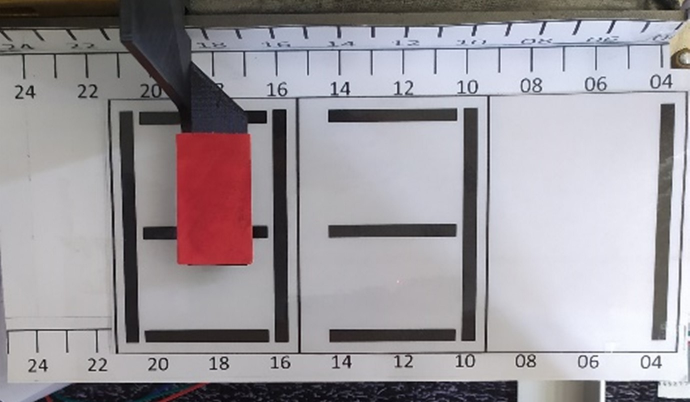
#> input picture task1_opencv_control/modules/test_frames/1.jpg, 1379 x 804 px (shown at 1/2 size)
$ python -i opencv_controller.py   (imports and definitions only)
#> lines starting #> are read from the running program, lines starting #| are printed output that depends on the picture; after the words box and inside, x2 and y2 are one past the last pixel; in counts of white or black regions, pixels touching at a corner belong together
#> further down, picture is the input picture: shape (804, 1379, 3); mean B, G, R 156.5, 151.4, 156.4
import logging
import threading
import cv2
import cv2 as cv
import numpy as np

USE_FAKE_PI_CAMERA = True # Chage to FALSE if testing in the Raspberry Pi

if USE_FAKE_PI_CAMERA:
    from .camera import Camera  # For running app
else:
    from .pi_camera import Camera  # For running Raspberry Pi

log = logging.getLogger(
    __name__)  # Creates a logger instance, we use it to log things out


class OpenCVController(object):

    # [23 lines left out: functions __init__, process_frame, not called in this run]
    def get_current_shape(self):
        return self.current_shape


# [49 lines left out: functions createBox, drawBox, not called in this run]
def ImageShow(inputImage,imageName):
    cv2.imshow(imageName, inputImage)
    cv2.waitKey(0)
# [47 lines left out: function digitdetection, not called in this run]
def redMarkPositionDetection(point,mask,original):
    x=point[0]
    y=point[1]
    w=point[2]
    h=point[3]
    crop_img = mask[y:y+h, x:x+w]
    crop_img1 = original[y:y+h, x:x+w]
    n_white_pix = np.sum( crop_img == 255)
    if(n_white_pix>1000):
        return True
    return False
def redMarkdetection(image):
    inputImage = image
    ROI=image
    grayscaleImage = cv2.cvtColor(inputImage, cv2.COLOR_BGR2GRAY)
    # Convert the BGR image to HSV:
    hsvImage = cv2.cvtColor(inputImage, cv2.COLOR_BGR2HSV)
#> hsvImage: shape (804, 1379, 3); mean H, S, V 107.4, 25, 162.5
    # Create the HSV range for the blue ink:
    # [128, 255, 255], [90, 50, 70]
    lowerValues = np.array([170,50,50])
    upperValues = np.array([180,255,255])
    point1=[215,75,337,626]
    point2=[555,85,337,626]
    point3=[897,63,337,626]
    # Get binary mask of the blue ink:
    redpenMask = cv2.inRange(hsvImage, lowerValues, upperValues)
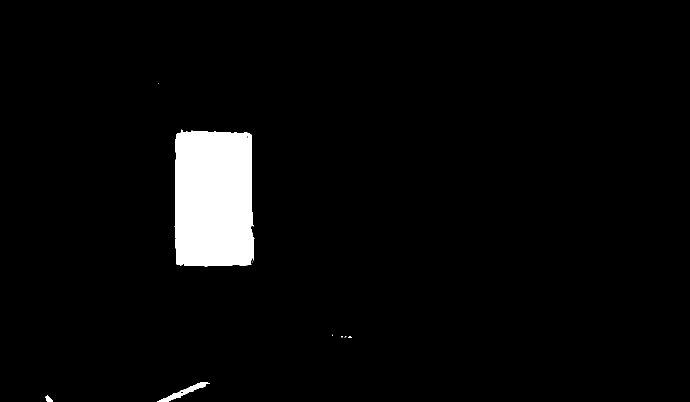
#> redpenMask: shape (804, 1379) (shown at 1/2 size); 3.8% white; 11 white regions (8 under 20 px), largest, box (x1, y1, x2, y2) and area: (349, 259, 509, 533) 41002, (314, 765, 420, 804) 905, (91, 791, 105, 804) 116
    # Use a little bit of morphology to clean the mask:
    # Set kernel (structuring element) size:
    kernelSize = 3
    # Set morph operation iterations:
    opIterations = 1
    # Get the structuring element:
    morphKernel = cv2.getStructuringElement(cv2.MORPH_RECT, (kernelSize, kernelSize))
    # Perform closing:
    redpenMask = cv2.morphologyEx(redpenMask, cv2.MORPH_CLOSE, morphKernel, None, None, opIterations, cv2.BORDER_REFLECT101)
#> redpenMask: shape (804, 1379); 3.8% white; 9 white regions (6 under 20 px), largest, box (x1, y1, x2, y2) and area: (349, 259, 509, 533) 41070, (314, 765, 420, 804) 926, (91, 791, 105, 804) 119
    # Add the white mask to the grayscale image:
    colorMask = cv2.add(grayscaleImage, redpenMask)
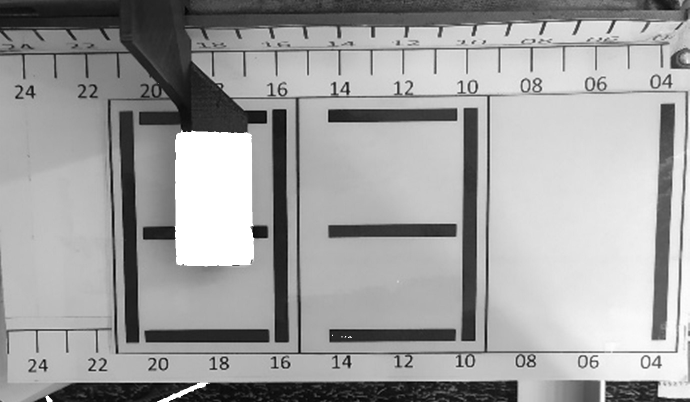
#> colorMask: shape (804, 1379) (shown at 1/2 size); min 0, max 255, mean 160.1
    _, binaryImage = cv2.threshold(colorMask, 0, 255, cv2.THRESH_BINARY + cv2.THRESH_OTSU)
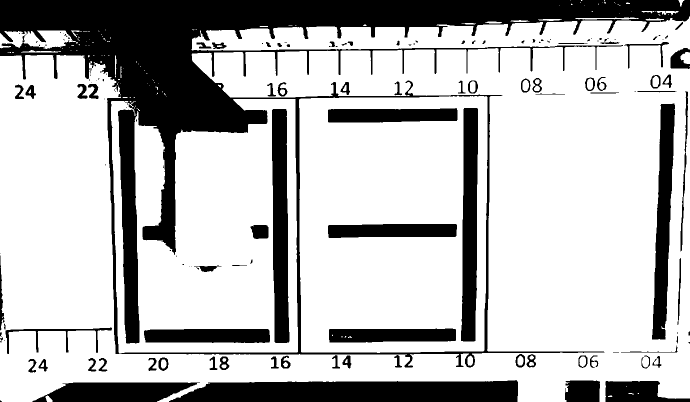
#> binaryImage: shape (804, 1379) (shown at 1/2 size); 73.8% white; 149 black regions (65 under 20 px), largest, box (x1, y1, x2, y2) and area: (0, 0, 1379, 735) 164075, (338, 760, 1036, 804) 26598, (544, 218, 579, 686) 13674
    thresh, im_bw = cv2.threshold(binaryImage, 210, 230, cv2.THRESH_BINARY)
    kernel = np.ones((1, 1), np.uint8)
    imgfinal = cv2.dilate(im_bw, kernel=kernel, iterations=1)
    result1=redMarkPositionDetection(point1,redpenMask,inputImage)
#> in redMarkPositionDetection, `crop_img = mask[y:y+h, x:x+w]`: crop_img: shape (626, 337); 19.5% white; 3 white regions (2 under 20 px), largest, box (x1, y1, x2, y2) and area: (134, 184, 294, 458) 41070
#> in redMarkPositionDetection, `crop_img1 = original[y:y+h, x:x+w]`:
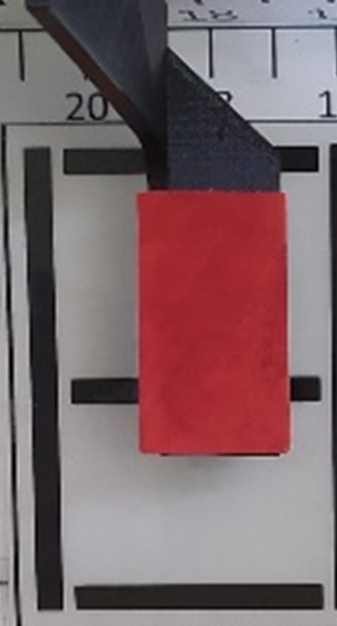
#> crop_img1: shape (626, 337, 3); mean B, G, R 106.8, 102.6, 126.5
#> in redMarkPositionDetection, `n_white_pix = np.sum( crop_img == 255)`: n_white_pix = 41074
#> result1 = True
    result2=redMarkPositionDetection(point2,redpenMask,inputImage)
#> in redMarkPositionDetection (call 2), `crop_img = mask[y:y+h, x:x+w]`:
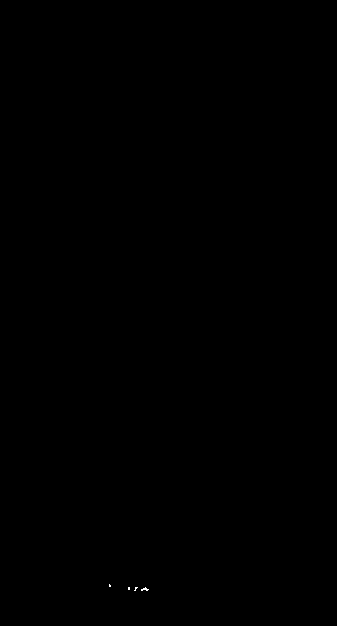
#> crop_img: shape (626, 337); 0.02% white in thin lines or dots, all inside (x1, y1, x2, y2) = (109, 584, 149, 591)
#> in redMarkPositionDetection (call 2), `crop_img1 = original[y:y+h, x:x+w]`:
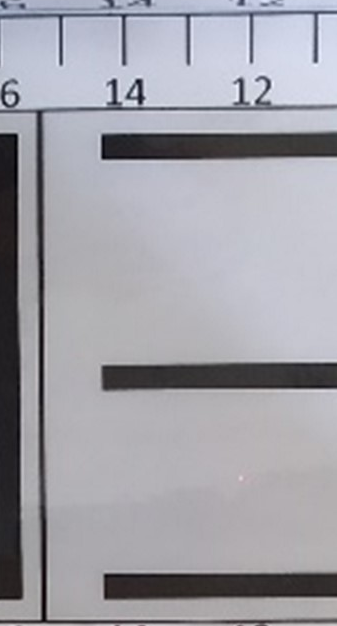
#> crop_img1: shape (626, 337, 3); mean B, G, R 167.8, 160.4, 161
#> in redMarkPositionDetection (call 2), `n_white_pix = np.sum( crop_img == 255)`: n_white_pix = 36
#> result2 = False
    result3=redMarkPositionDetection(point3,redpenMask,inputImage)
#> in redMarkPositionDetection (call 3), `crop_img = mask[y:y+h, x:x+w]`: crop_img: shape (626, 337); every value is 0
#> in redMarkPositionDetection (call 3), `crop_img1 = original[y:y+h, x:x+w]`:
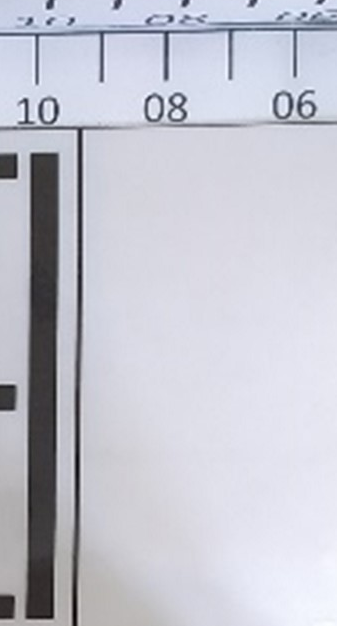
#> crop_img1: shape (626, 337, 3); mean B, G, R 208.3, 197.7, 196.8
#> in redMarkPositionDetection (call 3), `n_white_pix = np.sum( crop_img == 255)`: n_white_pix = 0
#> result3 = False
    result=[result1,result2,result3]
#> result = [True, False, False]

    contours, hierarchy = cv2.findContours(redpenMask, cv2.RETR_TREE, cv2.CHAIN_APPROX_SIMPLE)
#> contours = 9 contours, 6 with area under 20; largest, box (x1, y1, x2, y2) and area: (349, 259, 509, 533) 40648, (314, 765, 420, 804) 816, (91, 791, 105, 804) 100
    boxes = []

    for ctr in contours:
        x, y, w, h = cv2.boundingRect(ctr)
        if w > 50 and h>200:
            boxes.append([x, y, w, h])
#> this loop made 9 passes
#> (x, y, w, h) on passes 1, 2, 3, 4, 8, 9: (91, 791, 14, 13), (314, 765, 106, 39), (696, 672, 8, 4), (689, 672, 4, 4), (349, 259, 160, 274), (316, 166, 1, 1)
#> (ctr, x, y, w, h) on passes 5 to 7: ([[683, 672], [683, 674], [684, 674], [684, 672]], 683, 672, 2, 3), ([[664, 669], [664, 671], [665, 671], [665, 670]], 664, 669, 2, 3), ([[505, 522], [505, 524]], 505, 522, 1, 3)
#> after the loop, boxes = [[349, 259, 160, 274]]


    for box in boxes:
        top_left     = (box[0], box[1])
        bottom_right = (box[0] + box[2], box[1] + box[3])
        cv2.rectangle(ROI, top_left, bottom_right, (0,0,255), 10)
        x= bottom_right[0]-130
        y=bottom_right[1]+30
        pos=[x,y]
        text='Red Mark'
        font=cv2.FONT_HERSHEY_DUPLEX
        font_scale=1.5
        font_thickness=2
        text_color_bg=(0, 0, 255)
        text_color=(255,255,255)
        text_size, _ = cv2.getTextSize(text, font, font_scale, font_thickness)
        text_w, text_h = text_size
        cv2.rectangle(ROI, pos, (x + text_w, y + text_h), text_color_bg, -1)
        cv2.putText(ROI, text, (x, (y + text_h )), font, font_scale, text_color, font_thickness)
#> this loop made 1 pass
#> (box, bottom_right, x, y, text, font, font_scale, font_thickness) on pass 1: ([349, 259, 160, 274], (509, 533), 379, 563, 'Red Mark', 2, 1.5, 2)

    return ROI,result

>>> import cv2
>>> picture = cv2.imread('test_frames/1.jpg')
>>> result = redMarkdetection(picture)

$ run again, on task1_opencv_control/modules/test_frames/2.jpg
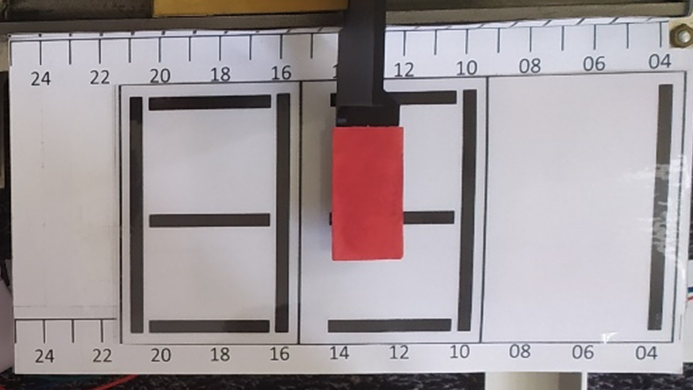
#> input picture task1_opencv_control/modules/test_frames/2.jpg, 1386 x 779 px (shown at 1/2 size)
#> picture is the input picture: shape (779, 1386, 3); mean B, G, R 155.2, 152.2, 161.1
#> hsvImage: shape (779, 1386, 3); mean H, S, V 94, 27.7, 164.6
#> in redMarkdetection, `redpenMask = cv2.inRange(hsvImage, lowerValues, upperValues)`:
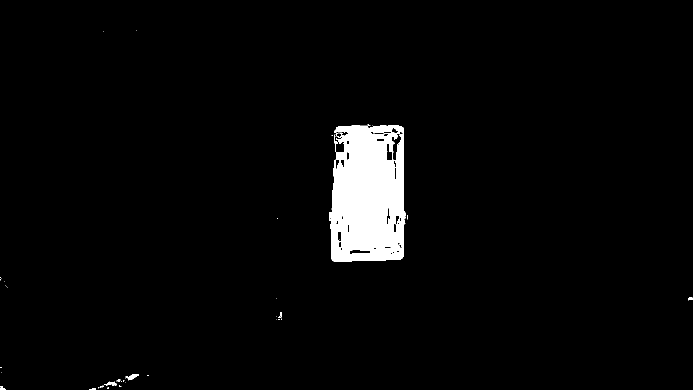
#> redpenMask: shape (779, 1386) (shown at 1/2 size); 3.4% white; 47 white regions (38 under 20 px), largest, box (x1, y1, x2, y2) and area: (658, 250, 811, 523) 35785, (251, 748, 278, 761) 157, (208, 763, 234, 772) 106
#> binaryImage: shape (779, 1386); 73.4% white; 149 black regions (48 under 20 px), largest, box (x1, y1, x2, y2) and area: (0, 0, 1386, 779) 183777, (549, 185, 584, 666) 13432, (915, 179, 954, 662) 13148
#> crop_img: shape (626, 337); every value is 0
#> n_white_pix = 0
#> result1 = False
#> crop_img: shape (626, 337); 17.4% white; 4 white regions (2 under 20 px)
#> result2 = True
#> in redMarkPositionDetection (call 3), `crop_img1 = original[y:y+h, x:x+w]`:
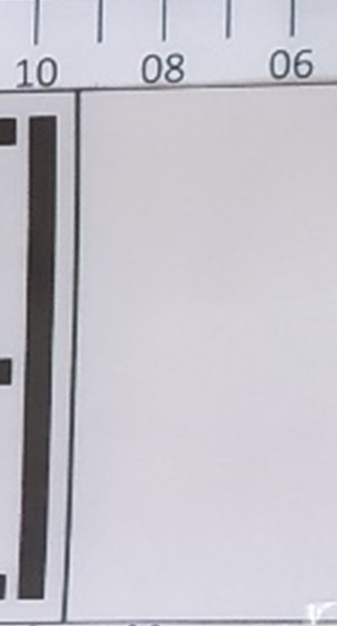
#> crop_img1: shape (626, 337, 3); mean B, G, R 201.7, 193.6, 195.7
#> n_white_pix = 0
#> result3 = False
#> result = [False, True, False]
#> contours = 48 contours, 21 with area under 20; largest, box (x1, y1, x2, y2) and area: (658, 249, 811, 523) 38015, (783, 267, 803, 321) 502, (671, 285, 689, 305) 296, (773, 287, 785, 321) 264, (699, 499, 741, 509) 244
#> the loop in redMarkdetection, `for ctr in contours:` made 48 passes
#> (x, y, w, h) on passes 1 to 8: (178, 776, 14, 3), (214, 775, 4, 4), (0, 772, 11, 7), (238, 771, 5, 3), (196, 771, 11, 6), (250, 764, 1, 1), (208, 763, 26, 9), (232, 758, 18, 6)
#> after the loop in redMarkdetection, `for ctr in contours:`: boxes = [[658, 249, 153, 274]]
#> the loop in redMarkdetection, `for box in boxes:` made 1 pass
#> (box, bottom_right, x, y, text, font, font_scale, font_thickness) on pass 1: ([658, 249, 153, 274], (811, 523), 681, 553, 'Red Mark', 2, 1.5, 2)

$ run again, on task1_opencv_control/modules/test_frames/3.jpg
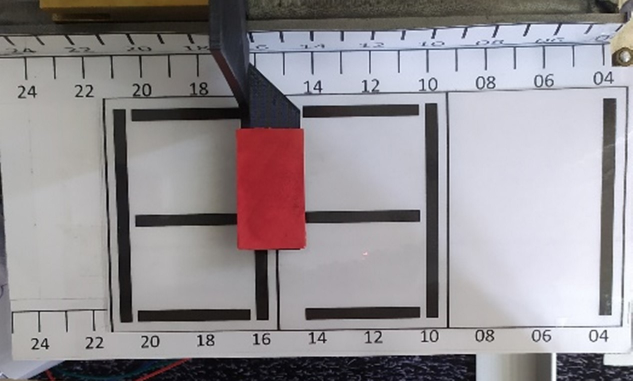
#> input picture task1_opencv_control/modules/test_frames/3.jpg, 1265 x 761 px (shown at 1/2 size)
#> picture is the input picture: shape (761, 1265, 3); mean B, G, R 148.2, 144.3, 149.1
#> hsvImage: shape (761, 1265, 3); mean H, S, V 91.6, 28.5, 154.9
#> in redMarkdetection, `redpenMask = cv2.inRange(hsvImage, lowerValues, upperValues)`:
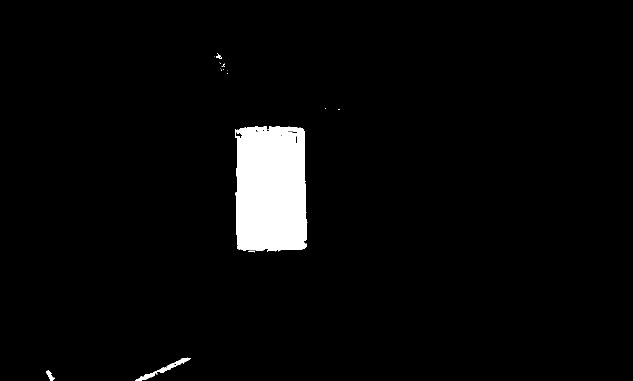
#> redpenMask: shape (761, 1265) (shown at 1/2 size); 3.6% white; 21 white regions (17 under 20 px), largest, box (x1, y1, x2, y2) and area: (470, 253, 615, 504) 33518, (270, 715, 382, 761) 771, (92, 741, 110, 761) 155, (432, 108, 444, 118) 55
#> binaryImage: shape (761, 1265); 70.3% white; 131 black regions (62 under 20 px), largest, box (x1, y1, x2, y2) and area: (0, 0, 1265, 687) 165072, (292, 708, 953, 761) 29781, (224, 217, 267, 646) 11222
#> crop_img: shape (626, 337); 9.2% white; 12 white regions (10 under 20 px), largest, box (x1, y1, x2, y2) and area: (255, 178, 337, 431) 19370, (217, 33, 229, 43) 60
#> n_white_pix = 19466
#> result1 = True
#> crop_img: shape (626, 337); 6.5% white; 3 white regions (2 under 20 px)
#> crop_img: shape (626, 337); every value is 0
#> in redMarkPositionDetection (call 3), `crop_img1 = original[y:y+h, x:x+w]`:
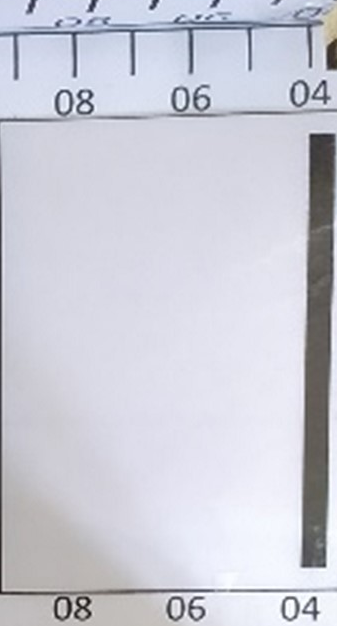
#> crop_img1: shape (626, 337, 3); mean B, G, R 214.9, 204.2, 203.3
#> n_white_pix = 0
#> result3 = False
#> result = [True, True, False]
#> contours = 18 contours, 13 with area under 20; largest, box (x1, y1, x2, y2) and area: (470, 253, 615, 506) 33477, (270, 715, 382, 761) 692, (92, 741, 110, 761) 136, (470, 265, 484, 274) 78, (432, 108, 444, 118) 43
#> the loop in redMarkdetection, `for ctr in contours:` made 18 passes
#> (x, y, w, h) on passes 1, 2, 3, 4, 5, 9, 12, 13: (92, 741, 18, 20), (270, 715, 112, 46), (470, 253, 145, 253), (470, 265, 14, 9), (533, 258, 6, 5), (455, 141, 1, 1), (441, 137, 1, 1), (443, 127, 6, 7)
#> after the loop in redMarkdetection, `for ctr in contours:`: boxes = [[470, 253, 145, 253]]
#> the loop in redMarkdetection, `for box in boxes:` made 1 pass
#> (box, bottom_right, x, y, text, font, font_scale, font_thickness) on pass 1: ([470, 253, 145, 253], (615, 506), 485, 536, 'Red Mark', 2, 1.5, 2)

$ run again, on task1_opencv_control/modules/test_frames/4.jpg
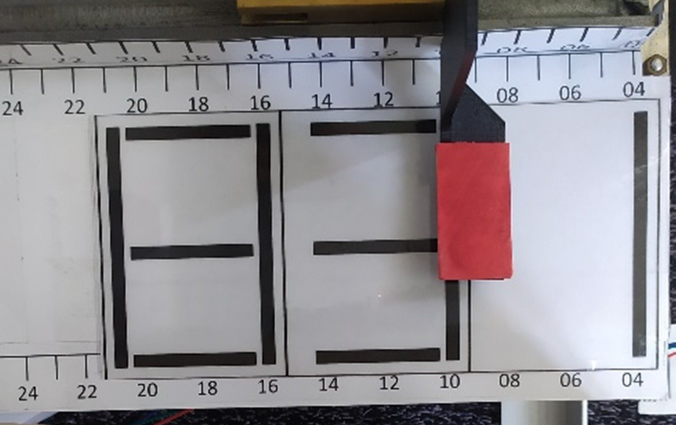
#> input picture task1_opencv_control/modules/test_frames/4.jpg, 1351 x 850 px (shown at 1/2 size)
#> picture is the input picture: shape (850, 1351, 3); mean B, G, R 146, 141.3, 144.8
#> hsvImage: shape (850, 1351, 3); mean H, S, V 96.4, 25.4, 151.5
#> binaryImage: shape (850, 1351); 72.6% white; 127 black regions (37 under 20 px), largest, box (x1, y1, x2, y2) and area: (0, 0, 1330, 782) 179635, (328, 803, 1003, 850) 25324, (510, 245, 553, 731) 14170
#> crop_img: shape (626, 337); every value is 0
#> n_white_pix = 0
#> result1 = False
#> crop_img: shape (626, 337); 2.6% white; 3 white regions (2 under 20 px), largest, box (x1, y1, x2, y2) and area: (313, 197, 337, 477) 5462
#> result2 = True
#> crop_img: shape (626, 337); 16.8% white; 4 white regions (2 under 20 px)
#> in redMarkPositionDetection (call 3), `crop_img1 = original[y:y+h, x:x+w]`:
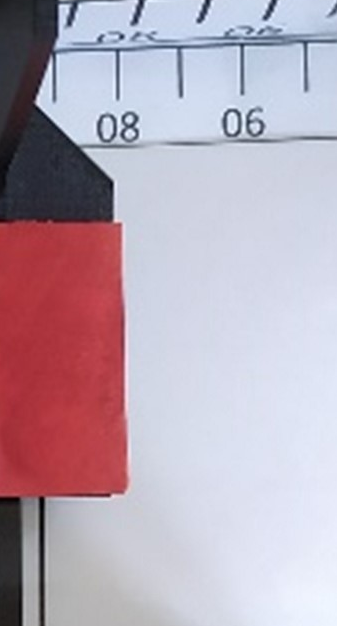
#> crop_img1: shape (626, 337, 3); mean B, G, R 183, 169.5, 184.6
#> n_white_pix = 35377
#> result3 = True
#> result = [False, True, True]
#> contours = 12 contours, 6 with area under 20; largest, box (x1, y1, x2, y2) and area: (868, 281, 1027, 563) 41492, (308, 817, 390, 850) 547, (913, 122, 936, 179) 353, (870, 352, 879, 369) 91, (1336, 704, 1351, 715) 66, (995, 296, 1005, 305) 64
#> the loop in redMarkdetection, `for ctr in contours:` made 12 passes
#> (x, y, w, h) on passes 1, 2, 3, 5, 6, 7, 8, 9: (308, 817, 82, 33), (1336, 704, 15, 11), (891, 568, 1, 1), (868, 281, 159, 282), (879, 540, 5, 5), (955, 539, 6, 5), (870, 352, 9, 17), (995, 296, 10, 9)
#> after the loop in redMarkdetection, `for ctr in contours:`: boxes = [[868, 281, 159, 282]]
#> the loop in redMarkdetection, `for box in boxes:` made 1 pass
#> (box, bottom_right, x, y, text, font, font_scale, font_thickness) on pass 1: ([868, 281, 159, 282], (1027, 563), 897, 593, 'Red Mark', 2, 1.5, 2)
